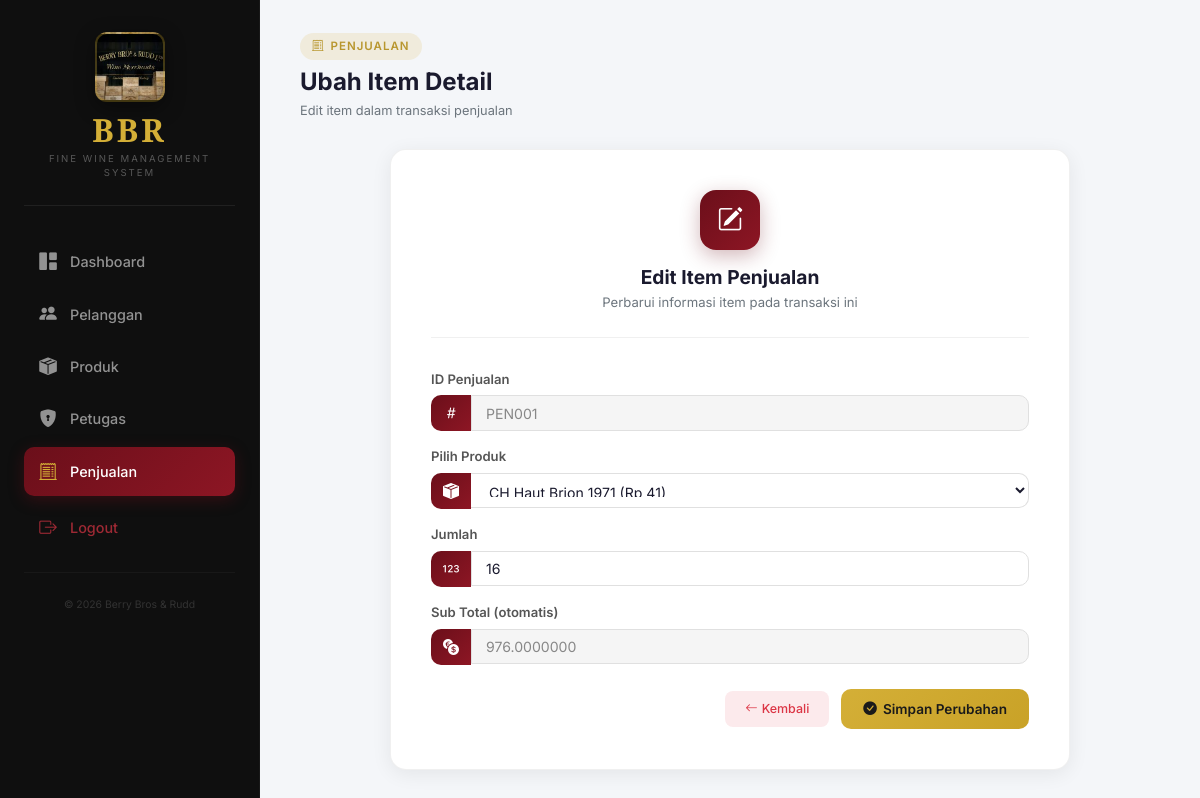
/penjualan/penjualan-detailubah.php?Id_produk=PR001&Id_Penjualan=PEN001, run on the app's committed database.
### tables this page shows
CREATE TABLE `detail_penjualan` (
  `Id_detail` char(10) NOT NULL,
  `Id_penjualan` char(10) DEFAULT NULL,
  `Id_produk` char(10) DEFAULT NULL,
  `jumlah` char(10) DEFAULT NULL,
  `Sub_Total` decimal(15,7) DEFAULT NULL
);

### penjualan/penjualan-detailubah.php (the view, shortened to what this page needs)
<?php
include "../koneksi.php";
$id_penjualan_ref = isset($_GET['Id_Penjualan']) ? mysqli_real_escape_string($conn, $_GET['Id_Penjualan']) : '';
$id_produk_ref = isset($_GET['Id_produk']) ? mysqli_real_escape_string($conn, $_GET['Id_produk']) : '';
$data_query = mysqli_query($conn, "SELECT * FROM detail_penjualan WHERE Id_Penjualan='$id_penjualan_ref' AND Id_produk='$id_produk_ref'");
$row = mysqli_fetch_assoc($data_query);
?>
<!doctype html>
<html lang="id">
<head>
  <link rel="stylesheet" href="https://stackpath.bootstrapcdn.com/bootstrap/4.5.2/css/bootstrap.min.css">
  <link href="https://cdn.jsdelivr.net/npm/bootstrap-icons@1.10.5/font/bootstrap-icons.css" rel="stylesheet">
  <link rel="stylesheet" href="../css/shared.css">
</head>
<body>
  <div class="">
    <nav id="sidebar">
      <div class="sidebar-inner">
        <div class="sidebar-logo-wrap">
          <div class="sidebar-wine-img" style="background-image: url(../images/wine.jpg);"></div>
          <a href="../home.php" class="sidebar-brand">BBR</a>
          <div class="sidebar-tagline">Fine Wine Management System</div>
        </div>
        <ul class="sidebar-nav">
          <li><a href="../home.php" class="menu-link"><i class="bi bi-grid-1x2-fill"></i><span>Dashboard</span></a></li>
          <li><a href="../pelanggan/pelanggan-lihat.php" class="menu-link"><i
                class="bi bi-people-fill"></i><span>Pelanggan</span></a></li>
          <li><a href="../produk/produk-lihat.php" class="menu-link"><i
                class="bi bi-box-seam-fill"></i><span>Produk</span></a></li>
          <li><a href="../petugas/petugas-lihat.php" class="menu-link"><i
                class="bi bi-shield-lock-fill"></i><span>Petugas</span></a></li>
          <li class="active"><a href="penjualan-lihat.php" class="menu-link"><i
                class="bi bi-receipt-cutoff"></i><span>Penjualan</span></a></li>
          <li><a href="../logout.php" class="menu-link logout"><i
                class="bi bi-box-arrow-right"></i><span>Logout</span></a></li>
        </ul>
        <div class="sidebar-footer">&copy; <?php echo date('Y'); ?> Berry Bros &amp; Rudd</div>
      </div>
    </nav>
    <div id="content">
      <div class="page-header">
        <div class="page-header-left">
          <div class="section-badge"><i class="bi bi-receipt-cutoff"></i> Penjualan</div>
          <h2 class="page-title">Ubah Item Detail</h2>
          <p class="page-subtitle">Edit item dalam transaksi penjualan</p>
        </div>
      </div>
      <form method="POST">
        <div class="form-card">
          <div class="form-card-header">
            <div class="header-icon"><i class="bi bi-pencil-square"></i></div>
            <h4>Edit Item Penjualan</h4>
            <p>Perbarui informasi item pada transaksi ini</p>
          </div>
          <div class="form-group">
            <label class="form-label">ID Penjualan</label>
            <div class="input-group">
              <span class="input-group-text"><i class="bi bi-hash"></i></span>
              <input type="text" class="form-control" name="id_penjualan"
                value="<?php echo htmlspecialchars($row['Id_penjualan']); ?>" readonly>
            </div>
          </div>
          <div class="form-group">
            <label class="form-label">Pilih Produk</label>
            <div class="input-group">
              <span class="input-group-text"><i class="bi bi-box-seam-fill"></i></span>
              <select name="id_produk" id="id_produk" class="form-control" required>
                <?php
                $queryproduk = mysqli_query($conn, "SELECT * FROM produk ORDER BY Deskripsi_Produk");
                while ($rowproduk = mysqli_fetch_array($queryproduk)) {
                  $selected = ($rowproduk['Id_Produk'] == $row['Id_produk']) ? 'selected' : '';
                  echo "<option value='" . $rowproduk['Id_Produk'] . "'
                        data-harga='" . $rowproduk['Harga'] . "' $selected>"
                    . htmlspecialchars($rowproduk['Deskripsi_Produk'])
                    . " (Rp " . number_format($rowproduk['Harga'], 0, ',', '.') . ")</option>";
                }
                ?>
              </select>
            </div>
          </div>
          <div class="form-group">
            <label class="form-label">Jumlah</label>
            <div class="input-group">
              <span class="input-group-text"><i class="bi bi-123"></i></span>
              <input type="number" class="form-control" name="jumlah" id="jumlah"
                value="<?php echo htmlspecialchars($row['jumlah']); ?>" min="1" required>
            </div>
          </div>
          <div class="form-group">
            <label class="form-label">Sub Total (otomatis)</label>
            <div class="input-group">
              <span class="input-group-text"><i class="bi bi-currency-exchange"></i></span>
              <input type="number" class="form-control" name="sub_total" id="sub_total"
                value="<?php echo htmlspecialchars($row['Sub_Total']); ?>" readonly>
            </div>
          </div>
          <div class="d-flex justify-content-end" style="gap:10px; margin-top:1.5rem;">
            <a href="penjualan-detail.php?Id_Penjualan=<?php echo htmlspecialchars($id_penjualan_ref); ?>"
              class="btn-action btn-delete" style="padding:9px 20px;">
              <i class="bi bi-arrow-left"></i> Kembali
            </a>
            <button type="submit" name="update" class="btn-add">
              <i class="bi bi-check-circle-fill"></i> Simpan Perubahan
            </button>
          </div>
        </div>
      </form>
    </div>
  </div>
</body>
</html>

### data on the page
detail_penjualan: id_penjualan "PEN001", jumlah "16", sub_total "976.0000000"

### other printed values
form field id_produk "CH Haut Brion 1971 (Rp 41)"
